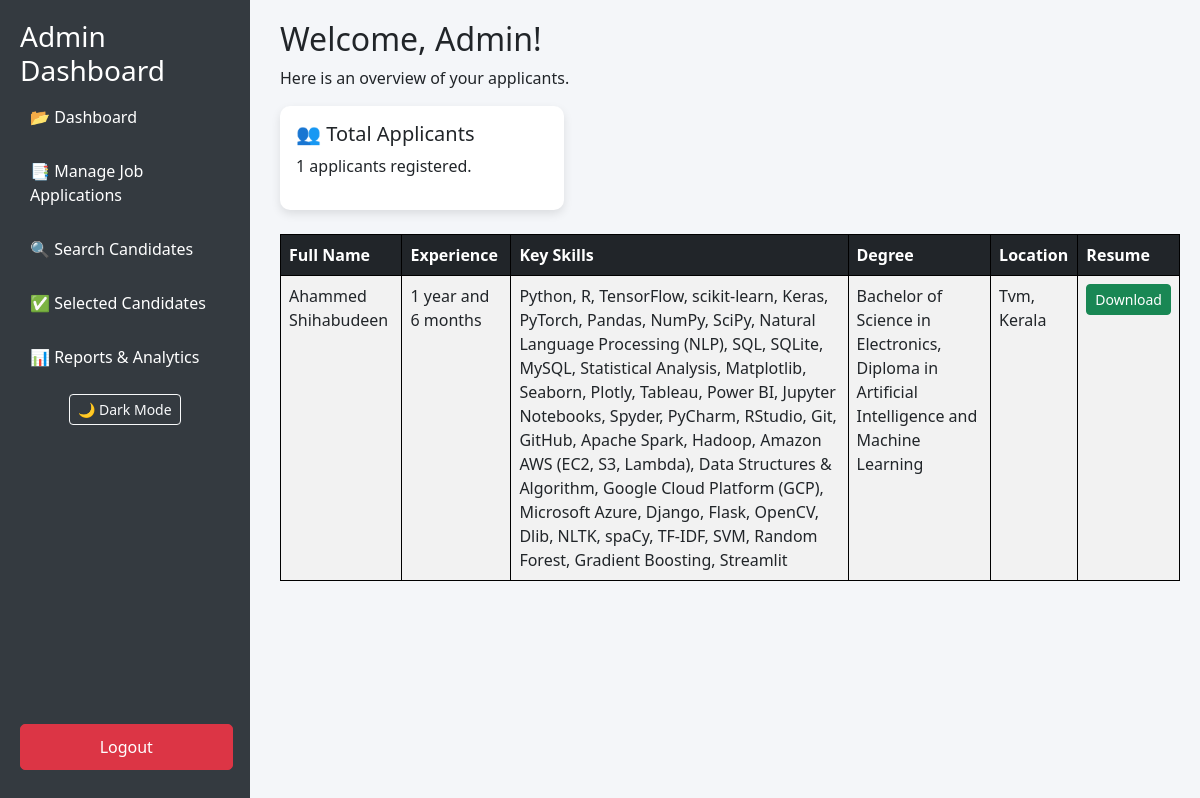
/admin-dashboard/, run on an earlier commit of the app's database.
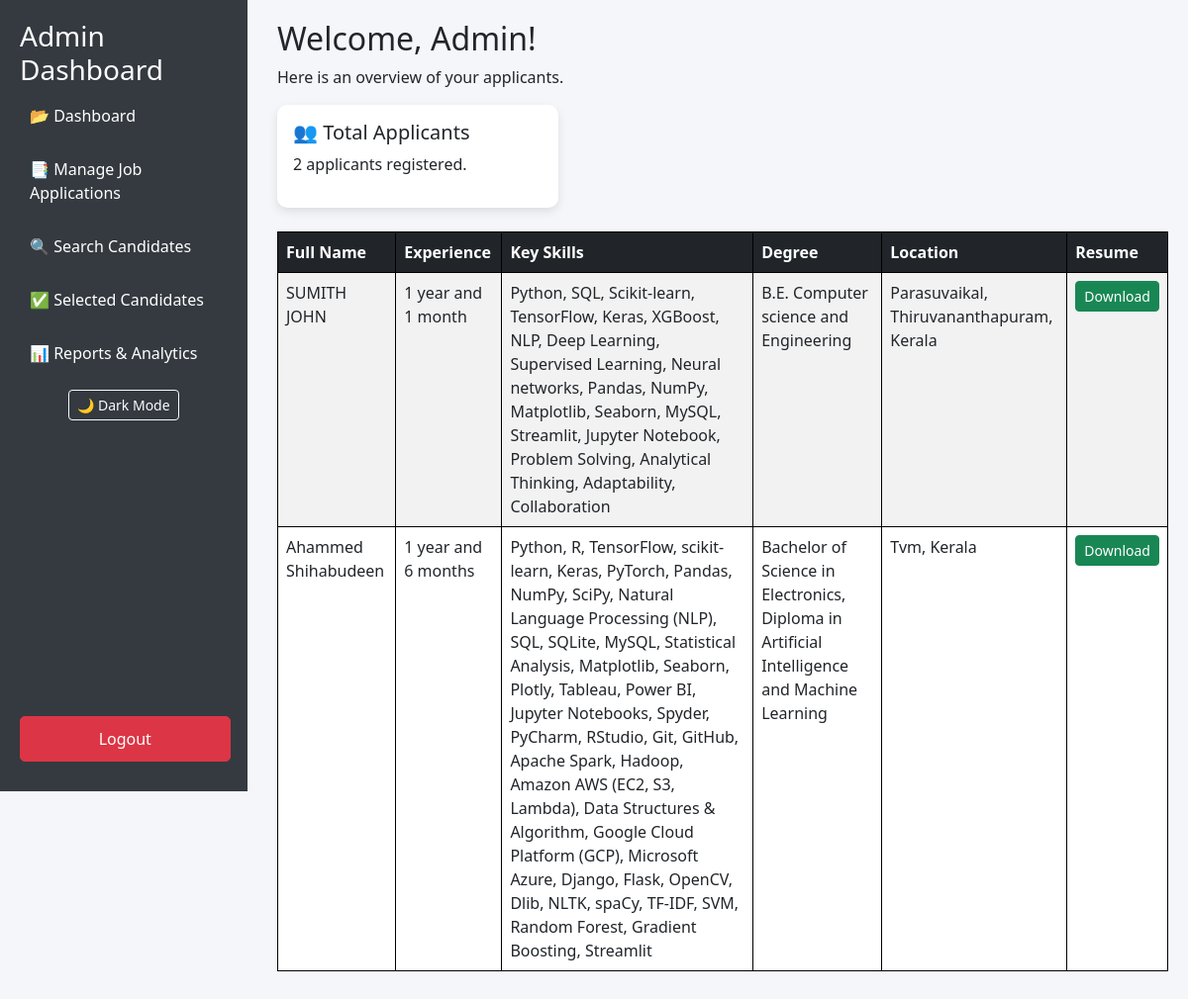
And on a later commit of the database.
### app1/models.py (models this page shows, shortened)
class ExtractDetails(models.Model):
    resume = models.ForeignKey(JobApplication, on_delete=models.CASCADE)
    full_name = models.CharField(max_length=255)
    total_experience = models.CharField(max_length=50)  # Example: "7 years 7 months"
    key_skills = models.TextField()  # Stores multiple skills as a text
    degree = models.CharField(max_length=255)  # Example: "BE in Electronics and Communication"
    additional_qualification = models.CharField(max_length=255, null=True, blank=True)  # Example: "Diploma in Embedded System"
    location = models.TextField()  # Can store address as a long string
    email_sent = models.BooleanField(default=False)

### app1/views.py (the view, shortened to what this page needs)
# urls.py: path('admin-dashboard/', views.admin_dashboard, name='admin_dashboard'),
def admin_dashboard(request):
    total_applicants = JobApplication.objects.count()
    candidates = ExtractDetails.objects.all().order_by('-resume__submitted_at')
    query = request.GET.get('q')
    return render(request, 'admin_dashboard.html', {
        'total_applicants': total_applicants,
        'candidates': candidates
    })

### templates/admin_dashboard.html (shortened to what this page needs)
<!DOCTYPE html>
<html lang="en">
<head>
    <link href="https://cdn.jsdelivr.net/npm/bootstrap@5.3.0/dist/css/bootstrap.min.css" rel="stylesheet">
</head>
<body>
    <div class="sidebar">
        <h3>Admin Dashboard</h3>
        <a href="{% url 'admin_dashboard' %}">📂 Dashboard</a>
        <a href="{% url 'manage_applications' %}">📑 Manage Job Applications</a>
        <a href="{% url 'search_candidates' %}">🔍 Search Candidates</a>
        <a href="{% url 'selected_candidates' %}" >✅ Selected Candidates</a>
        <a href="{% url 'analytics_dashboard' %}">📊 Reports & Analytics</a>
        <div class="toggle-container">
            <button id="darkModeToggle" class="btn btn-sm btn-outline-light">🌙 Dark Mode</button>
        </div>
        <a href="{% url 'admin_logout' %}" class="btn btn-danger logout-btn">Logout</a>
    </div>
    <div class="content">
        <h2>Welcome, Admin!</h2>
        <p>Here is an overview of your applicants.</p>
        <div class="row">
            <div class="col-md-4">
                <div class="card p-3">
                    <h5>👥 Total Applicants</h5>
                    <p>{{ total_applicants }} applicants registered.</p>
                </div>
            </div>
        </div>
        <table class="table table-striped mt-4">
            <thead class="table-dark">
                <tr>
                    <th>Full Name</th>
                    <th>Experience</th>
                    <th>Key Skills</th>
                    <th>Degree</th>
                    <th>Location</th>
                    <th>Resume</th>
                </tr>
            </thead>
            <tbody>
                {% for candidate in candidates %}
                <tr>
                    <td>{{ candidate.full_name }}</td>
                    <td>{{ candidate.total_experience }}</td>
                    <td>{{ candidate.key_skills }}</td>
                    <td>{{ candidate.degree }}</td>
                    <td>{{ candidate.location }}</td>
                    <td>
                        {% if candidate.resume and candidate.resume.resume %}
                            <a href="{{ candidate.resume.resume.url }}" class="btn btn-sm btn-success" target="_blank">Download</a>
                        {% else %}
                            No Resume
                        {% endif %}
                    </td>
                </tr>
                {% empty %}
                <tr>
                    <td colspan="6">No candidates found.</td>
                </tr>
                {% endfor %}
            </tbody>
        </table>
    </div>
</body>
</html>

### templates/admin_dashboard.html (style rules this page uses)
body { background: #f4f6f9; transition: background 0.3s ease, color 0.3s ease; }
.sidebar { height: 100vh; background: #343a40; color: white; padding: 20px; position: fixed; width: 250px; transition: 0.3s; }
.sidebar a { color: white; text-decoration: none; display: block; padding: 10px; border-radius: 5px; margin-bottom: 10px; transition: background 0.3s; }
.content { margin-left: 260px; padding: 20px; }
.card { border: none; border-radius: 10px; box-shadow: 0px 4px 10px rgba(0, 0, 0, 0.1); transition: transform 0.2s; }
.logout-btn { position: absolute; bottom: 20px; width: 85%; }
.toggle-container { text-align: center; margin-top: 15px; }
table { width: 100%; border-collapse: collapse; margin-top: 20px; }
table, th, td { border: 1px solid black; padding: 10px; text-align: left; }

What changed in the data, as far as the page shows it:
added ExtractDetails: full_name "SUMITH JOHN", total_experience "1 year and 1 month", key_skills "Python, SQL, Scikit-learn, TensorFlow, Keras, XGBoost, NLP, Deep Learning, Supervised Learning, Neural networks, Pandas, NumPy, Matplotlib, Seaborn, MySQL, Streamlit, Jupyter Notebook, Problem Solving, Analytical Thinking, Adaptability, Collaboration", degree "B.E. Computer science and Engineering", location "Parasuvaikal, Thiruvananthapuram, Kerala"
Also different on the page:
{{ total_applicants }}: "1" → "2"
